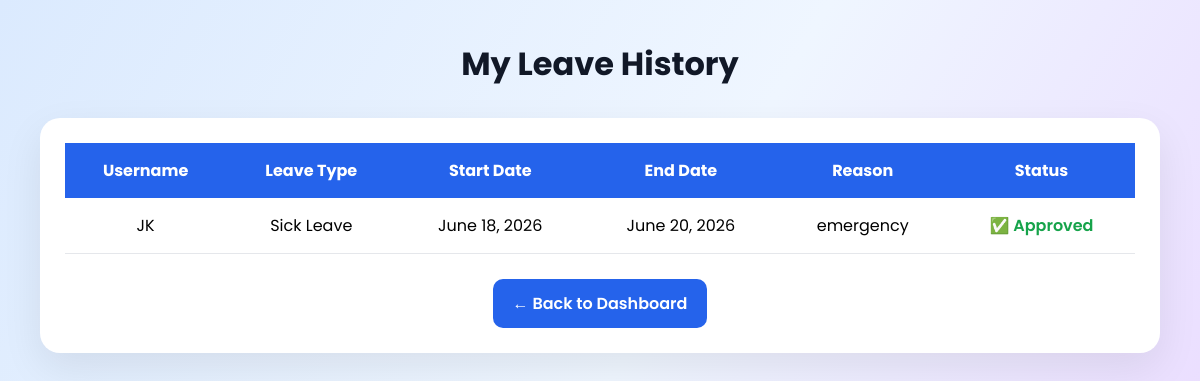
The page /my_leaves/ (signed in) on the database its author committed.
### leaves/models.py (models this page shows, shortened)
class Leave(models.Model):
    STATUS_CHOICES = (
        ('pending','Pending'),
        ('approved','Approved'),
        ('rejected','Rejected'),
    )
    username = models.ForeignKey(User,on_delete = models.CASCADE)
    leave_type = models.CharField(max_length=100, default='Casual Leave')
    email = models.EmailField(blank=True, null=True)
    start_date = models.DateField()
    end_date = models.DateField()
    reason = models.TextField()
    status = models.CharField(max_length=100, choices = STATUS_CHOICES , default = 'pending')

### leaves/views.py (the view)
# urls.py: path('my_leaves/', views.my_leaves, name='my_leaves'),
@login_required
def my_leaves(request):
    leaves=Leave.objects.filter(username=request.user)
    return render(request,'leaves/my_leaves.html',{'leaves':leaves})

### templates/leaves/my_leaves.html (shortened to what this page needs)
<!DOCTYPE html>
<html lang="en">
<head>
</head>
<body>
<div class="container">
    <h1>My Leave History</h1>
    <div class="card">
        <table>
            <tr>
                <th>Username</th>
                <th>Leave Type</th>
                <th>Start Date</th>
                <th>End Date</th>
                <th>Reason</th>
                <th>Status</th>
            </tr>
            {% for i in leaves %}
            <tr>
                <td>{{ i.username }}</td>
                <td>{{ i.leave_type }}</td>
                <td>{{ i.start_date }}</td>
                <td>{{ i.end_date }}</td>
                <td>{{ i.reason }}</td>
                <td>
                    {% if i.status == 'pending' %}
                        <span class="pending">⏳ Pending</span>
                    {% elif i.status == 'approved' %}
                        <span class="approved">✅ Approved</span>
                    {% elif i.status == 'rejected' %}
                        <span class="rejected">❌ Rejected</span>
                    {% endif %}
                </td>
            </tr>
            {% empty %}
            <tr>
                <td colspan="6" class="no-data">
                    No Leave Records Found
                </td>
            </tr>
            {% endfor %}
        </table>
        <center>
            <a href="{% url 'staff_dashboard' %}" class="back-btn">
                ← Back to Dashboard
            </a>
        </center>
    </div>
</div>
</body>
</html>

### templates/leaves/my_leaves.html (style rules this page uses)
* { margin:0; padding:0; box-sizing:border-box; font-family:'Poppins',sans-serif; }
body { min-height:100vh; background:linear-gradient(120deg,#dbeafe,#eff6ff,#e9d5ff); padding:40px; }
.container { max-width:1200px; margin:auto; }
h1 { text-align:center; margin-bottom:30px; color:#111827; }
.card { background:white; border-radius:20px; padding:25px; box-shadow:0 15px 40px rgba(0,0,0,.08); overflow-x:auto; }
table { width:100%; border-collapse:collapse; }
th { background:#2563eb; color:white; padding:15px; text-align:center; }
td { padding:15px; text-align:center; border-bottom:1px solid #e5e7eb; }
.approved { color:#16a34a; font-weight:600; }
.back-btn { display:inline-block; margin-top:25px; padding:12px 20px; background:#2563eb; color:white; text-decoration:none; border-radius:10px; font-weight:600; }

### rows shown on the page
Leave: username "JK", leave_type "Sick Leave", start_date "June 18, 2026", end_date "June 20, 2026", reason "emergency", status "✅ Approved"
